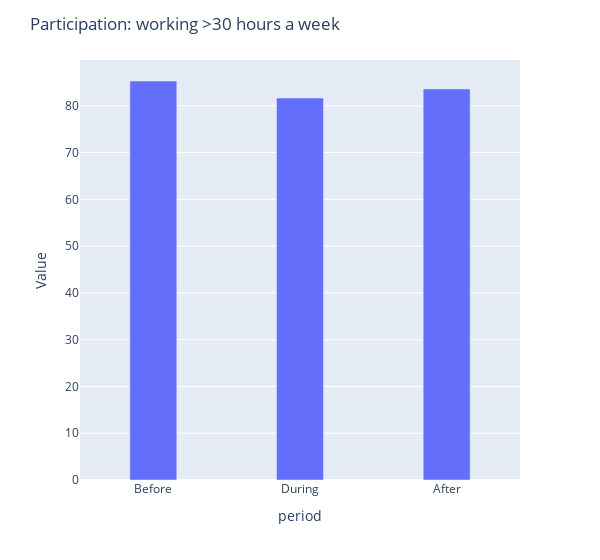
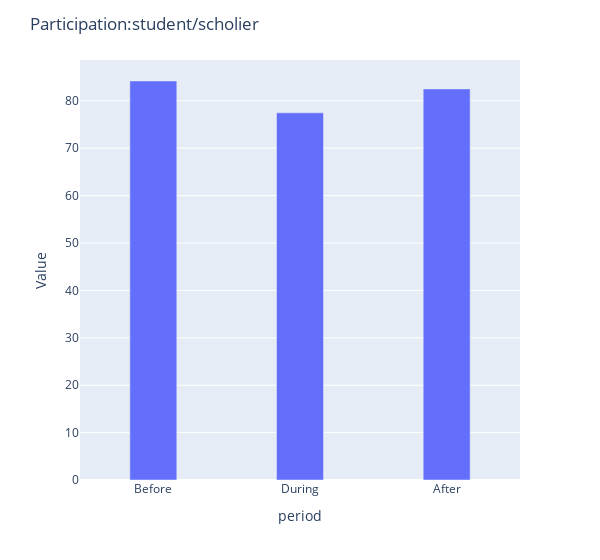
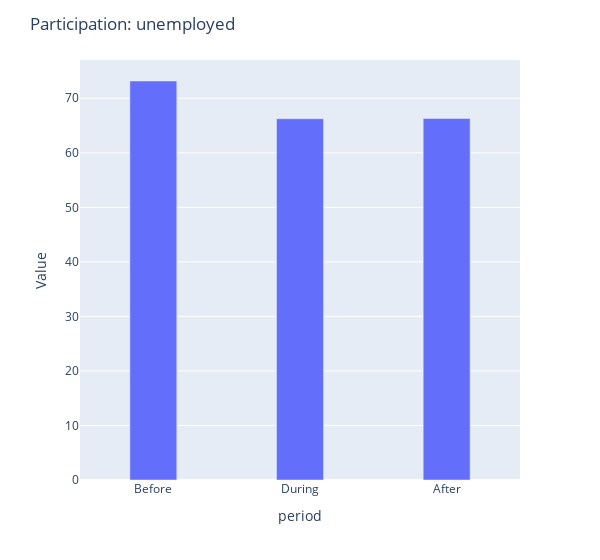
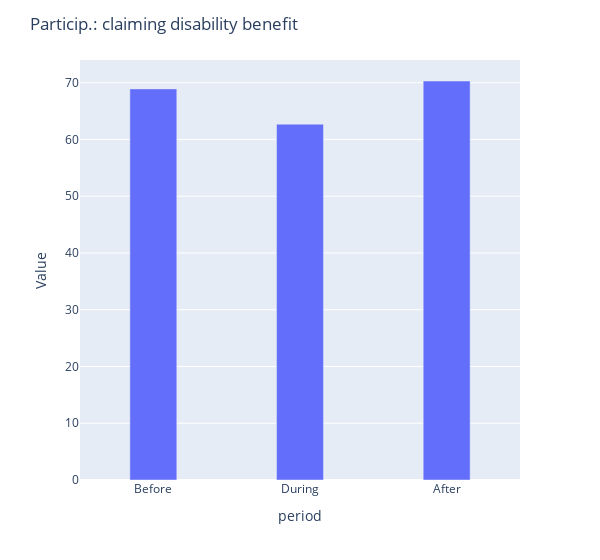

Notebook code for these charts, in order:
### Code cell
'Use of public transport'
for group in particip:  
    draw_bar(average_line, 'Personal characteristics', group)

### Figure 1 — Plotly figure (JSON) as saved in the notebook; plotly's stock layout.template omitted (floating-point values rounded to 4 significant figures)
{"data": [{"alignmentgroup": "True", "hovertemplate": "period=%{x}<br>Value=%{y}<extra></extra>", "legendgroup": "", "marker": {"color": "#636efa", "pattern": {"shape": ""}}, "name": "", "offsetgroup": "", "orientation": "v", "showlegend": false, "textposition": "auto", "type": "bar", "x": ["Before", "During", "After"], "xaxis": "x", "y": [85.29, 81.65, 83.6], "yaxis": "y"}], "layout": {"bargap": 0.6, "bargroupgap": 0.2, "barmode": "relative", "legend": {"tracegroupgap": 0}, "margin": {"t": 60}, "title": {"text": "Participation: working >30 hours a week"}, "width": 600, "xaxis": {"anchor": "y", "domain": [0, 1], "title": {"text": "period"}}, "yaxis": {"anchor": "x", "domain": [0, 1], "title": {"text": "Value"}}}}

### Figure 2 — Plotly figure (JSON) as saved in the notebook; plotly's stock layout.template omitted (floating-point values rounded to 4 significant figures)
{"data": [{"alignmentgroup": "True", "hovertemplate": "period=%{x}<br>Value=%{y}<extra></extra>", "legendgroup": "", "marker": {"color": "#636efa", "pattern": {"shape": ""}}, "name": "", "offsetgroup": "", "orientation": "v", "showlegend": false, "textposition": "auto", "type": "bar", "x": ["Before", "During", "After"], "xaxis": "x", "y": [84.17, 77.45, 82.5], "yaxis": "y"}], "layout": {"bargap": 0.6, "bargroupgap": 0.2, "barmode": "relative", "legend": {"tracegroupgap": 0}, "margin": {"t": 60}, "title": {"text": "Participation:student/scholier"}, "width": 600, "xaxis": {"anchor": "y", "domain": [0, 1], "title": {"text": "period"}}, "yaxis": {"anchor": "x", "domain": [0, 1], "title": {"text": "Value"}}}}

### Figure 3 — Plotly figure (JSON) as saved in the notebook; plotly's stock layout.template omitted (floating-point values rounded to 4 significant figures)
{"data": [{"alignmentgroup": "True", "hovertemplate": "period=%{x}<br>Value=%{y}<extra></extra>", "legendgroup": "", "marker": {"color": "#636efa", "pattern": {"shape": ""}}, "name": "", "offsetgroup": "", "orientation": "v", "showlegend": false, "textposition": "auto", "type": "bar", "x": ["Before", "During", "After"], "xaxis": "x", "y": [73.17, 66.25, 66.3], "yaxis": "y"}], "layout": {"bargap": 0.6, "bargroupgap": 0.2, "barmode": "relative", "legend": {"tracegroupgap": 0}, "margin": {"t": 60}, "title": {"text": "Participation: unemployed"}, "width": 600, "xaxis": {"anchor": "y", "domain": [0, 1], "title": {"text": "period"}}, "yaxis": {"anchor": "x", "domain": [0, 1], "title": {"text": "Value"}}}}

### Figure 4 — Plotly figure (JSON) as saved in the notebook; plotly's stock layout.template omitted (floating-point values rounded to 4 significant figures)
{"data": [{"alignmentgroup": "True", "hovertemplate": "period=%{x}<br>Value=%{y}<extra></extra>", "legendgroup": "", "marker": {"color": "#636efa", "pattern": {"shape": ""}}, "name": "", "offsetgroup": "", "orientation": "v", "showlegend": false, "textposition": "auto", "type": "bar", "x": ["Before", "During", "After"], "xaxis": "x", "y": [68.91, 62.7, 70.3], "yaxis": "y"}], "layout": {"bargap": 0.6, "bargroupgap": 0.2, "barmode": "relative", "legend": {"tracegroupgap": 0}, "margin": {"t": 60}, "title": {"text": "Particip.: claiming disability benefit"}, "width": 600, "xaxis": {"anchor": "y", "domain": [0, 1], "title": {"text": "period"}}, "yaxis": {"anchor": "x", "domain": [0, 1], "title": {"text": "Value"}}}}
